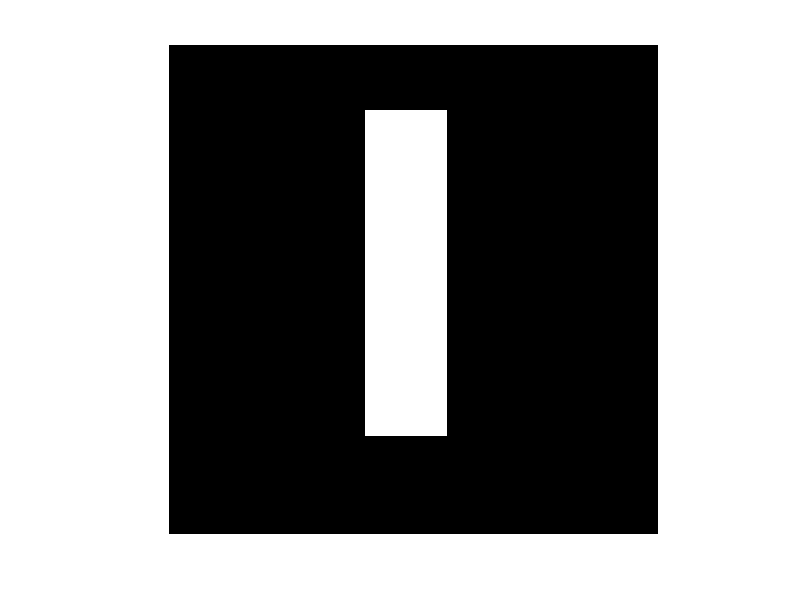
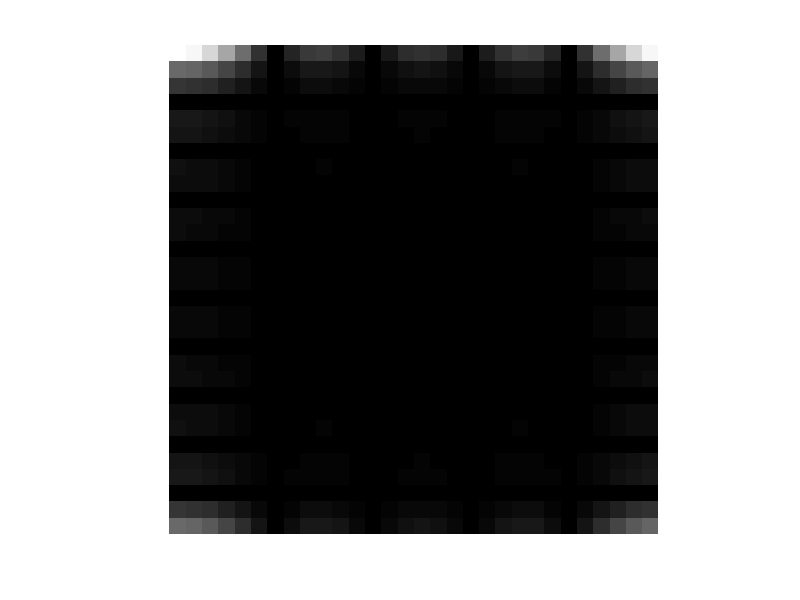
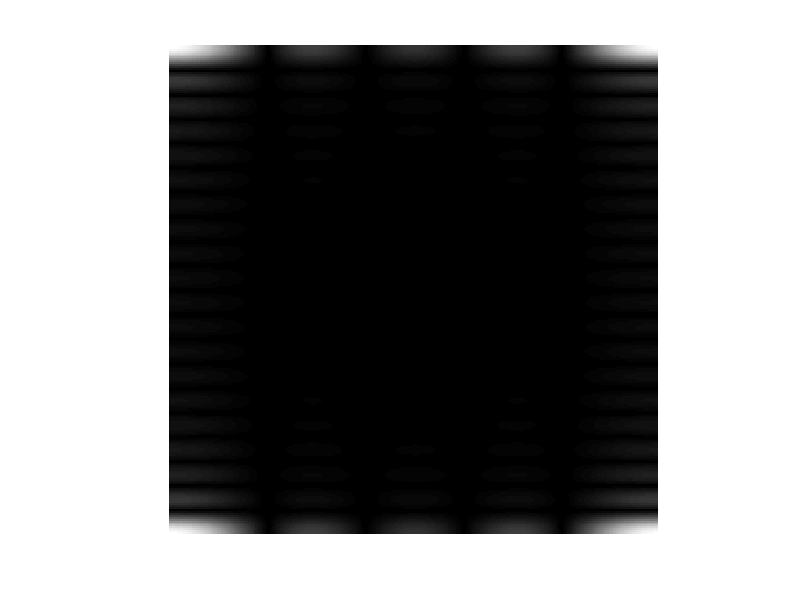
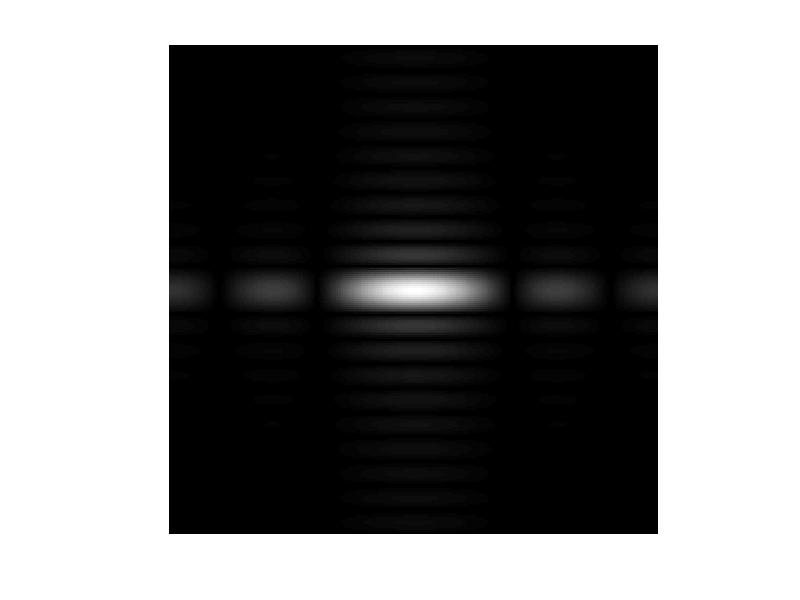

MATLAB code to generate these figures, in order:
%Create a black 30x30 image
f=zeros(30,30);

%With a white rectangle in it.
f(5:24,13:17)=1;

figure(1),imshow(f,'InitialMagnification', 'fit')

%Calculate the DFT. 
F=fft2(f);

%There are real and imaginary parts to F.
%Use the abs function to compute the magnitude 
%of the combined components.
F2=abs(F);

figure(2), imshow(F2,[], 'InitialMagnification','fit')

%To create a finer sampling of the Fourier transform, 
%you can add zero padding to f when computing its DFT 
%Also note that we use a power of 2, 2^256 
%This isbecause the FFT -Fast Fourier Transform - 
%is fastest when the image size has many factors.
F=fft2(f, 256, 256);

F2=abs(F);
figure(3), imshow(F2, []) 
%The zero-frequency coefficient is displayed in the 
%upper left hand  corner. To display it in the center,
%you can use the function fftshift.
F2=fftshift(F);

F2=abs(F2);       
figure(4),imshow(F2,[])